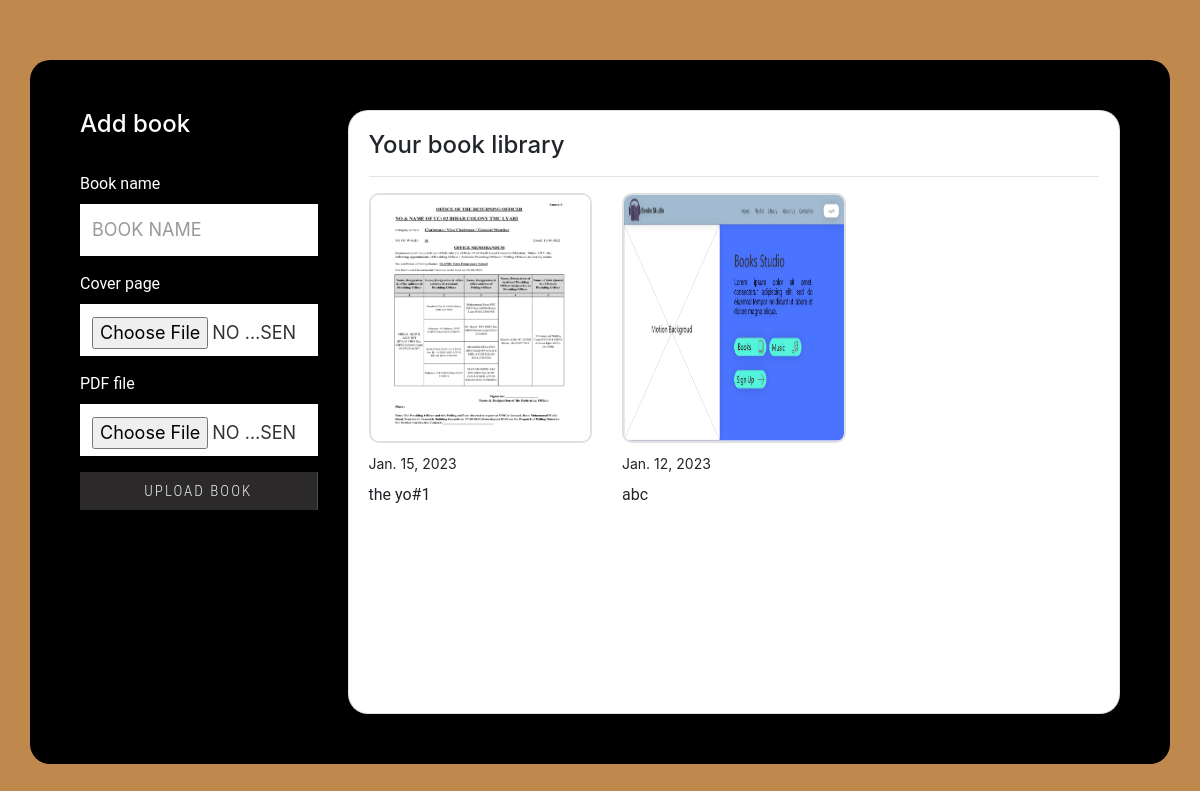
/my-books (signed in), run on the app's committed database.
### base/models.py (models this page shows, shortened)
class Book(models.Model):
    cover = models.ImageField(upload_to='books/coverpages')
    book_file = models.FileField(upload_to='books/pdfs')
    name = models.CharField(max_length=255)
    user = models.ForeignKey(User, on_delete=models.CASCADE)
    created_at = models.DateField(default=datetime.now)
    class Meta:
        ordering = ("-created_at",)

### base/views.py (the view, shortened to what this page needs)
# urls.py: path('my-books', views.my_books, name="my-books"),
def my_books(request):
    if not request.user.is_authenticated:
        return redirect("BSMain")
    all_books = Book.objects.filter(user=request.user)
    return render(request, "base/mybooks.html", {"all_books": all_books})

### base/templates/base/mybooks.html (shortened to what this page needs)
{% load static %}
<!DOCTYPE html>
<html lang="en">
<head>
    <link rel="stylesheet" href="{% static 'styles/BSMain.css' %}">
    <link rel="stylesheet" href="{% static 'styles/mybooks.css' %}">
    <link rel="stylesheet" href="https://cdnjs.cloudflare.com/ajax/libs/fancybox/3.5.7/jquery.fancybox.min.css" />
    <link rel="stylesheet" href="https://cdn.jsdelivr.net/npm/bootstrap@4.6.2/dist/css/bootstrap.min.css">
</head>
<body style="background-color: #bf884d;">
    <div class="container" style="padding: 50px;">
        <div class="row">
            <div class="col-sm-3 text-white">
                <h4>Add book</h4>
                <hr>
                    <div>
                        <form method="post" enctype="multipart/form-data" action="">
                            <div class="mb-3">
                                <p class="mb-2">Book name</p>
                                <input type="text"
                                  class="field w-input" name="name" id="" aria-describedby="helpId" placeholder="Book Name" required>
                            </div>
                            <div class="mb-3">
                                <p class="mb-2">Cover page</p>
                                <input type="file" class="field w-input " name="cover" id="" required>
                            </div>
                            <div class="mb-3">
                                <p class="mb-2">PDF file</p>
                                <input type="file" class="field w-input" name="book_file" id="" required>
                            </div>
                            <button type="submit" name="" id="" class="w-100 text-center mybtn nav-link w-nav-link">Upload book</button>
                        </form>
                    </div>
            </div>
            <div  class="col-sm-9">
                <div class="card text-left"  style="border-radius: 20px !important;">
                  <div class="card-body w-100">
                    <h4>Your book library</h4>
                    <hr>
                    <div class="row" style="height: 500px; overflow-y: auto;">
                        {% for book in all_books %}
                            <div class="col-sm-4 mb-4">
                                <div class="card text-left w-100 border-0">
                                    <a href="{{ book.book_file.url }}" class="w-100" target="_blank">
                                        <img src="{{ book.cover.url }}" style="height: 250px; border-radius: 10px; border: solid 2px rgb(224, 224, 224);" class="w-100" alt="">
                                    </a>
                                    <div class="card-body p-0 py-2">
                                    <small>{{ book.created_at }}</small>
                                    <p class="card-text mt-2">{{ book.name }}</p>
                                    </div>
                                </div>
                            </div>
                        {% endfor %}
                    </div>
                  </div>
                </div>
            </div>
        </div>
    </div>
</body>
</html>

### static/styles/BSMain.css (style rules this page uses)
html { font-family: sans-serif; -ms-text-size-adjust: 100%; -webkit-text-size-adjust: 100%; }
body { margin: 0; }
a { background-color: transparent; }
small { font-size: 80%; }
img { border: 0; }
hr { box-sizing: content-box; height: 0; }
button, input, optgroup, select, textarea { color: inherit; font: inherit; margin: 0; }
button { overflow: visible; }
button, select { text-transform: none; }
button, html input[type="button"], input[type="reset"] { -webkit-appearance: button; cursor: pointer; }
input { line-height: normal; }
* { -webkit-box-sizing: border-box; -moz-box-sizing: border-box; box-sizing: border-box; }
html { height: 100%; }
body { margin: 0; min-height: 100%; background-color: #fff; font-family: Arial, sans-serif; font-size: 14px; line-height: 20px; color: #333; }
img { max-width: 100%; vertical-align: middle; display: inline-block; }
h1, h2, h3, h4, h5, h6 { font-weight: bold; margin-bottom: 10px; }
h4 { font-size: 18px; line-height: 24px; margin-top: 10px; }
p { margin-top: 0; margin-bottom: 10px; }
button, [type="button"], [type="reset"] { border: 0; cursor: pointer; -webkit-appearance: button; }
.w-input, .w-select { display: block; width: 100%; height: 38px; padding: 8px 12px; margin-bottom: 10px; font-size: 14px; line-height: 1.42857143; color: #333333; vertical-align: middle; background-color: #ffffff; border: 1px solid #cccccc; }
.w-nav-link { position: relative; display: inline-block; vertical-align: top; text-decoration: none; color: #222222; padding: 20px; text-align: left; margin-left: auto; margin-right: auto; }
body { padding-top: 60px; font-family: "Roboto Condensed", sans-serif; color: #333; font-size: 14px; line-height: 20px; }
h4 { margin: 0px 0px 10px; font-size: 24px; line-height: 24px; font-weight: 500; }
p { margin-top: 0px; margin-bottom: 5px; font-family: Roboto, sans-serif; }
.nav-link { padding: 20px 30px; border-right: 1px solid #4d4d4d; -webkit-transition: background-color 100ms ease, margin 500ms ease; transition: background-color 100ms ease, margin 500ms ease; font-family: "Roboto Condensed", sans-serif; color: #ededed; font-size: 15px; font-weight: 300; letter-spacing: 2px; text-decoration: none; text-transform: uppercase; }
.field { height: 52px; margin-bottom: 14px; padding-top: 13px; padding-bottom: 13px; border: 0px solid #000; color: #323232; font-size: 18px; text-transform: uppercase; }
body { background: #bf884d; transition: all 1s; }

### data on the page
Book: cover (picture), created_at "Jan. 15, 2023", name "the yo#1"
Book: cover (picture), created_at "Jan. 12, 2023", name "abc"
